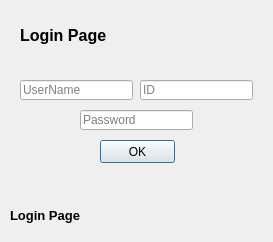
<?xml version="1.0" encoding="UTF-8"?>
<ui version="4.0">
 <class>Dialog</class>
 <widget class="QDialog" name="Dialog">
  <property name="geometry">
   <rect>
    <x>0</x>
    <y>0</y>
    <width>273</width>
    <height>242</height>
   </rect>
  </property>
  <property name="windowTitle">
   <string>Dialog</string>
  </property>
  <widget class="QPushButton" name="btnOk">
   <property name="geometry">
    <rect>
     <x>100</x>
     <y>140</y>
     <width>75</width>
     <height>23</height>
    </rect>
   </property>
   <property name="text">
    <string>OK</string>
   </property>
  </widget>
  <widget class="QLineEdit" name="txtName">
   <property name="geometry">
    <rect>
     <x>20</x>
     <y>80</y>
     <width>113</width>
     <height>20</height>
    </rect>
   </property>
   <property name="text">
    <string/>
   </property>
   <property name="placeholderText">
    <string>UserName</string>
   </property>
  </widget>
  <widget class="QLineEdit" name="txtPass">
   <property name="geometry">
    <rect>
     <x>80</x>
     <y>110</y>
     <width>113</width>
     <height>20</height>
    </rect>
   </property>
   <property name="text">
    <string/>
   </property>
   <property name="echoMode">
    <enum>QLineEdit::Password</enum>
   </property>
   <property name="placeholderText">
    <string>Password</string>
   </property>
  </widget>
  <widget class="QLabel" name="lbllogin">
   <property name="geometry">
    <rect>
     <x>20</x>
     <y>20</y>
     <width>131</width>
     <height>31</height>
    </rect>
   </property>
   <property name="font">
    <font>
     <pointsize>12</pointsize>
     <weight>75</weight>
     <bold>true</bold>
    </font>
   </property>
   <property name="text">
    <string>Login Page</string>
   </property>
  </widget>
  <widget class="QLineEdit" name="txtID">
   <property name="geometry">
    <rect>
     <x>140</x>
     <y>80</y>
     <width>113</width>
     <height>20</height>
    </rect>
   </property>
   <property name="text">
    <string/>
   </property>
   <property name="placeholderText">
    <string>ID</string>
   </property>
  </widget>
  <widget class="QLabel" name="lblError">
   <property name="geometry">
    <rect>
     <x>10</x>
     <y>200</y>
     <width>241</width>
     <height>31</height>
    </rect>
   </property>
   <property name="font">
    <font>
     <pointsize>10</pointsize>
     <weight>75</weight>
     <bold>true</bold>
    </font>
   </property>
   <property name="text">
    <string>Login Page</string>
   </property>
  </widget>
 </widget>
 <resources/>
 <connections/>
</ui>
